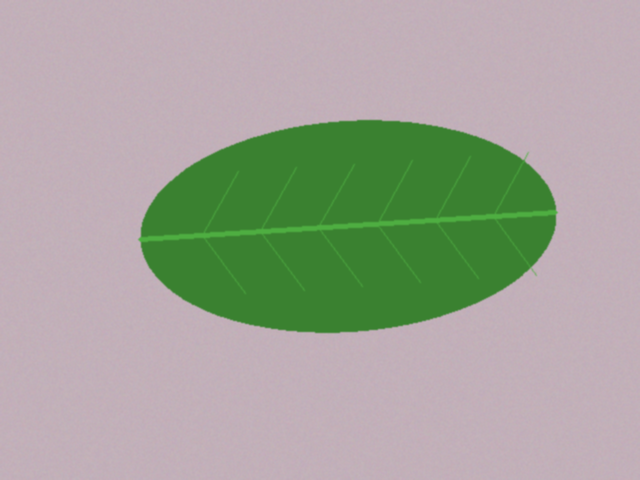
#> input picture data/sintetis/bersih/teh_001.png, 640 x 480 px
$ python -i bercak.py   (imports and definitions only)
#> lines starting #> are read from the running program, lines starting #| are printed output that depends on the picture; after the words box and inside, x2 and y2 are one past the last pixel; in counts of white or black regions, pixels touching at a corner belong together
#> further down, picture is the input picture: shape (480, 640, 3); mean B, G, R 154, 165.5, 163.2
### src/utils_tepi.py
"""utils_tepi.py: fungsi bantu evaluasi deteksi tepi dan morfologi (P5-P6 SIMUTEH)."""
import cv2
import numpy as np


# [27 lines left out: functions tepi_acuan, skor_tepi, iou, not called in this run]


def mask_daun_awal(img_bgr):
    """Mask daun sementara: ambang Otsu pada kanal saturasi (dibahas tuntas di P7)."""
    s = cv2.cvtColor(img_bgr, cv2.COLOR_BGR2HSV)[:, :, 1]
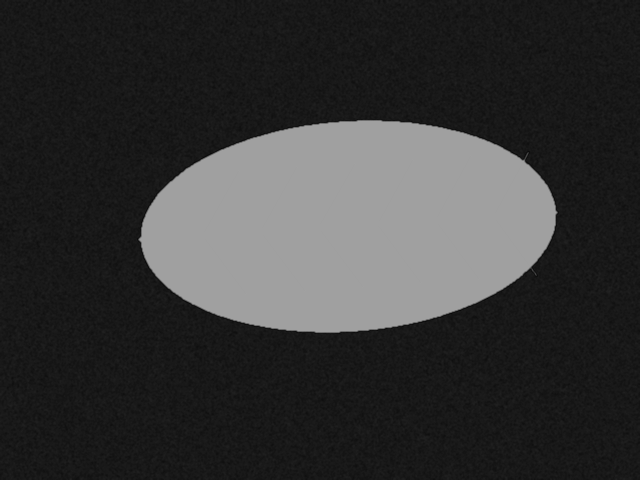
#> s: shape (480, 640); min 8, max 161, mean 54.1
    _, m = cv2.threshold(s, 0, 255, cv2.THRESH_BINARY + cv2.THRESH_OTSU)
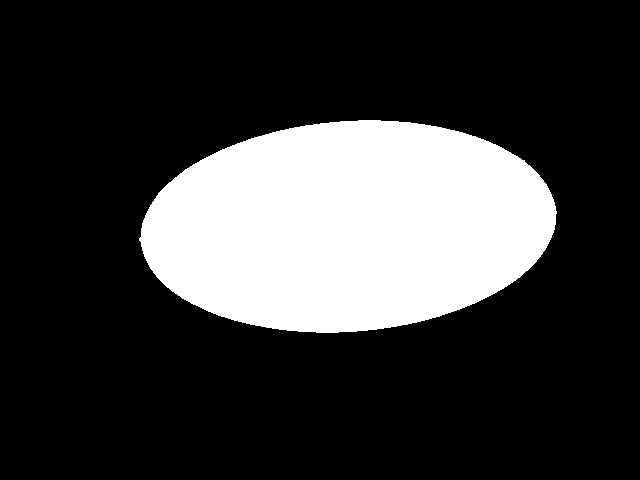
#> m: shape (480, 640); 22.4% white; 1 white region, box (x1, y1, x2, y2) and area: (139, 120, 557, 333) 68785
    return m


def bercak_awal(img_bgr, mask_daun, kanal=2, k=4.0):
    """Citra biner bercak sementara: piksel daun pada kanal terpilih yang lebih
    terang dari median daun + k x MAD (simpangan median absolut, dikali 1,4826).
    Median dan MAD dipakai karena tidak ikut terseret oleh bercak yang luas.
    Hasilnya sengaja masih kasar: memuat titik derau, potongan tulang daun,
    dan tepi daun yang harus dibersihkan dengan operasi morfologi (P6)."""
#> called with kanal = 2, k = 4
    c = img_bgr[:, :, kanal].astype(np.float32)
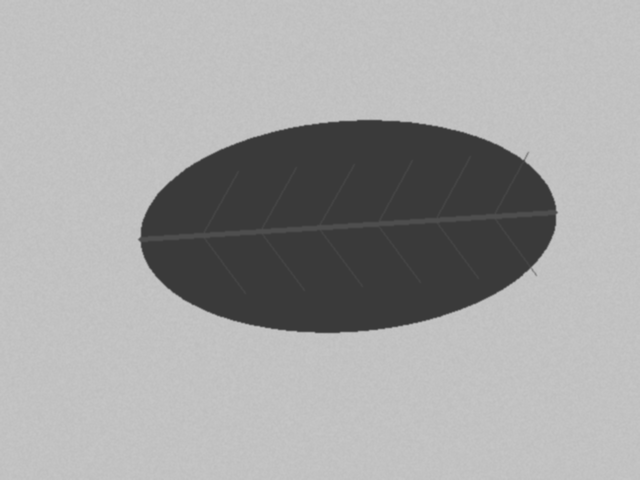
#> c: shape (480, 640) float32; min 58, max 198, mean 163.2
    m = mask_daun > 0
    med = np.median(c[m])
#> med = 58
    mad = 1.4826 * np.median(np.abs(c[m] - med))
#> mad = 0
    return (((c > med + k * mad) & m) * 255).astype(np.uint8)
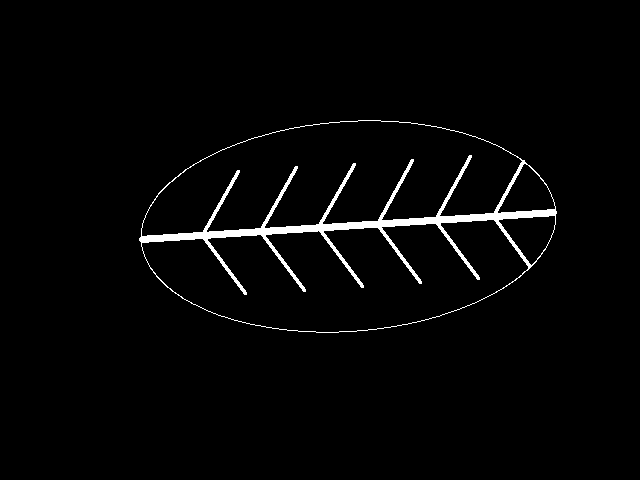
#> returned value: shape (480, 640); 2.3% white; 1 white region, box (x1, y1, x2, y2) and area: (139, 120, 557, 333) 6917

### src/bercak.py
"""bercak.py: analisis bercak SIMUTEH (dipakai ulang mulai P7)."""
import json
import cv2
import numpy as np
from utils_tepi import mask_daun_awal, bercak_awal

PARAM_BERCAK = {
    "kanal": 2,          # kanal terpilih (2 = R)
    "k": 4.0,            # ambang median + k x MAD
    "se_bentuk": "elips",# "elips", "persegi", "silang"
    "se_open": 5,        # ukuran SE opening (0 = tidak dipakai)
    "se_close": 5,       # ukuran SE closing (0 = tidak dipakai)
    "luas_min": 20,      # piksel
    "bulat_min": 0.5,
    "rasio_maks": 1.8,
    "batas_ringan": 0.1, # persen bercak minimum kelas Ringan
    "batas_berat": 2.0,  # persen bercak minimum kelas Berat
    "mm_per_px": 0.4375,
}

_BENTUK = {
    "elips": cv2.MORPH_ELLIPSE,
    "persegi": cv2.MORPH_RECT,
    "silang": cv2.MORPH_CROSS
}

def _se(p, uk):
    return cv2.getStructuringElement(_BENTUK[p["se_bentuk"]], (uk, uk))

def bersihkan(biner, p):
    """Opening membuang titik derau dan potongan tipis; closing menutup celah."""
    # TODO 1
    if p["se_open"] > 0:
        biner = cv2.morphologyEx(biner, cv2.MORPH_OPEN, _se(p, p["se_open"]))
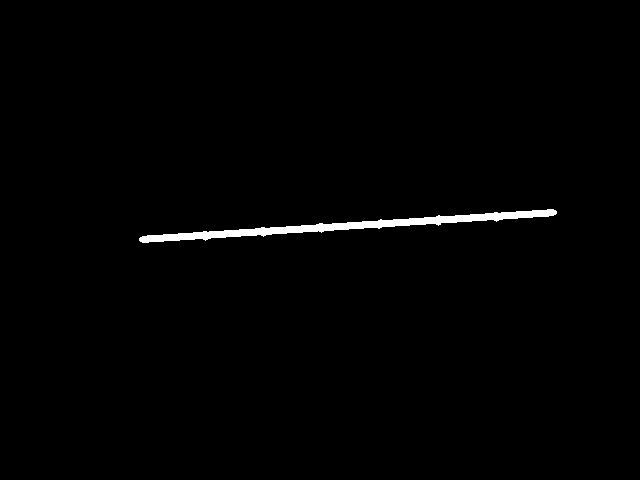
#> biner: shape (480, 640); 0.98% white; 1 white region, box (x1, y1, x2, y2) and area: (139, 209, 557, 243) 3017

    # TODO 2
    if p["se_close"] > 0:
        biner = cv2.morphologyEx(biner, cv2.MORPH_CLOSE, _se(p, p["se_close"]))
#> biner: shape (480, 640); 0.98% white; 1 white region, box (x1, y1, x2, y2) and area: (139, 209, 557, 243) 3019

    return biner

def ukur_dan_saring(biner, p):
    """Mengembalikan mask bercak tersaring dan daftar ukuran setiap bercak."""
    # TODO 3
    n, lbl, st, cen = cv2.connectedComponentsWithStats(
        (biner > 0).astype(np.uint8),
        connectivity=8
    )
#> n = 2; st = [[0, 0, 640, 480, 304181], [139, 209, 418, 34, 3019]]; cen = [[319.2, 239.6], [347.6, 225.5]]

    keluar, daftar = np.zeros_like(biner), []
#> daftar = []

    # TODO 4 & 5
    for i in range(1, n):
        kontur, _ = cv2.findContours(
            (lbl == i).astype(np.uint8),
            cv2.RETR_EXTERNAL,
            cv2.CHAIN_APPROX_NONE
        )

        if not kontur:
            continue

        A = int(st[i, cv2.CC_STAT_AREA])
        keliling = cv2.arcLength(kontur[0], True)
        kebulatan = 0.0 if keliling == 0 else 4 * np.pi * A / keliling ** 2

        w, h = cv2.minAreaRect(kontur[0])[1]
        rasio = max(w, h) / max(min(w, h), 1)

        if (A >= p["luas_min"]) and (kebulatan >= p["bulat_min"]) and (rasio <= p["rasio_maks"]):
            keluar[lbl == i] = 255

            daftar.append({
                "label": i,
                "luas_px": A,
                "luas_mm2": round(A * p["mm_per_px"] ** 2, 2),
                "keliling_px": round(keliling, 1),
                "kebulatan": round(kebulatan, 2),
                "rasio_aspek": round(rasio, 2),
                "cx": int(cen[i][0]),
                "cy": int(cen[i][1])
            })
#> this loop made 1 pass
#> (A, keliling, kebulatan, w, h, rasio) on pass 1: (3019, 877.8, 0.0492, 418, 9.98, 41.89)
#> keluar: shape (480, 640); every value is 0

    return keluar, daftar

def analisis_daun(img_praproses, p=None):
    """Masukan: citra BGR hasil praproses. Keluaran: kamus hasil analisis."""
    p = {**PARAM_BERCAK, **(p or {})}

    m_daun = mask_daun_awal(img_praproses)
    biner = bercak_awal(img_praproses, m_daun, kanal=p["kanal"], k=p["k"])
    m_bercak, daftar = ukur_dan_saring(bersihkan(biner, p), p)
#> daftar = []

    # TODO 6
    luas_daun = np.sum(m_daun > 0)
#> luas_daun = 68785
    luas_bercak = np.sum(m_bercak > 0)
#> luas_bercak = 0
    persen = (luas_bercak / luas_daun) * 100 if luas_daun > 0 else 0.0
#> persen = 0

    # TODO 7
    if persen >= p["batas_berat"]:
        kelas = "Bercak Berat"
    elif persen >= p["batas_ringan"]:
        kelas = "Bercak Ringan"
    else:
        kelas = "Sehat"

    return {
        "mask_daun": m_daun,
        "mask_bercak": m_bercak,
        "jumlah_bercak": len(daftar),
        "persen_bercak": round(float(persen), 3),
        "kelas": kelas,
        "bercak": daftar
    }

def simpan_param(p, path="../hasil/param_bercak.json"):
    with open(path, "w") as f:
        json.dump({**PARAM_BERCAK, **p}, f, indent=2)

>>> import cv2
>>> picture = cv2.imread('../data/sintetis/bersih/teh_001.png')
>>> result = analisis_daun(picture)
#> result = 6 items

$ run again, on data/sintetis/bersih/teh_002.png
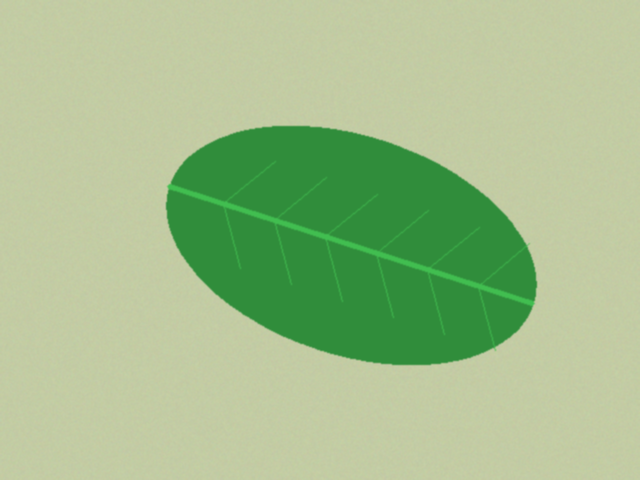
#> input picture data/sintetis/bersih/teh_002.png, 640 x 480 px
#> picture is the input picture: shape (480, 640, 3); mean B, G, R 141.3, 190.5, 163.3
#> in bercak_awal, `c = img_bgr[:, :, kanal].astype(np.float32)`:
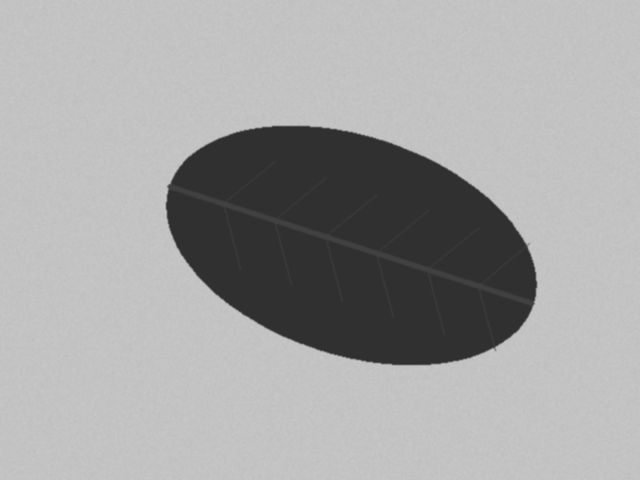
#> c: shape (480, 640) float32; min 48, max 199, mean 163.3
#> med = 48
#> mad = 0
#> in bersihkan, `biner = cv2.morphologyEx(biner, cv2.MORPH_OPEN, _se(p, p["se_open"]))`:
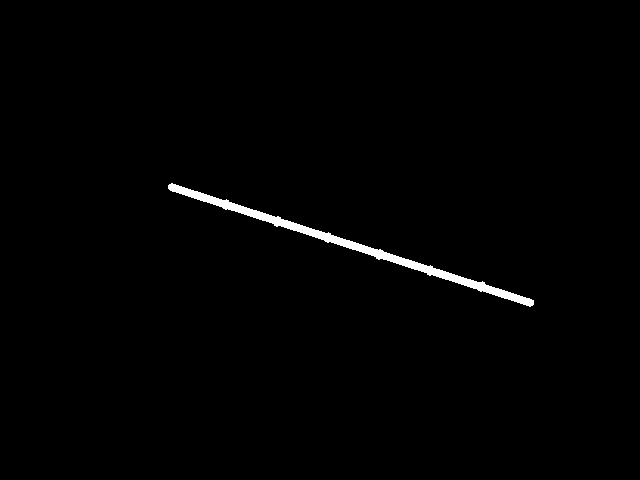
#> biner: shape (480, 640); 0.98% white; 1 white region, box (x1, y1, x2, y2) and area: (168, 183, 534, 307) 3009
#> lbl: shape (480, 640) int32; values 0 (black) and 1 (white), 0.98% white; 1 white region, box (x1, y1, x2, y2) and area: (168, 183, 534, 307) 3019
#> n = 2; st = [[0, 0, 640, 480, 304181], [168, 183, 366, 124, 3019]]; cen = [[319.2, 239.4], [350.7, 244.6]]
#> the loop in ukur_dan_saring, `for i in range(1, n):` made 1 pass
#> (A, keliling, kebulatan, w, h, rasio) on pass 1: (3019, 847.7, 0.0528, 10.77, 383.9, 35.63)
#> in analisis_daun, `m_bercak, daftar = ukur_dan_saring(bersihkan(biner, p), p)`: daftar = []
#> luas_daun = 65551
#> luas_bercak = 0
#> result = 6 items

$ run again, on data/sintetis/bersih/teh_004.png
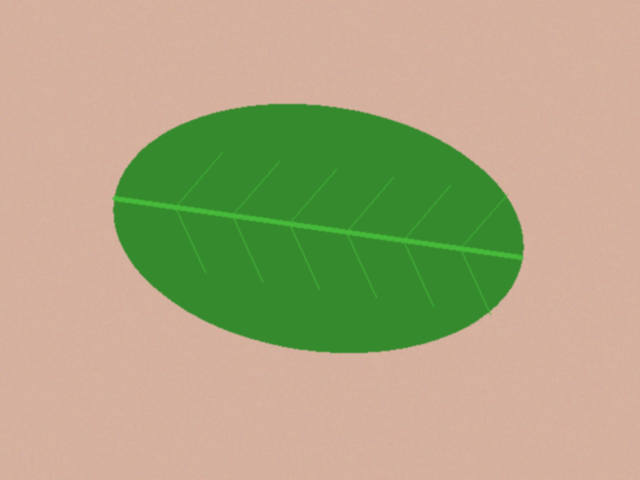
#> input picture data/sintetis/bersih/teh_004.png, 640 x 480 px
#> picture is the input picture: shape (480, 640, 3); mean B, G, R 129.1, 167, 171.9
#> in bercak_awal, `c = img_bgr[:, :, kanal].astype(np.float32)`:
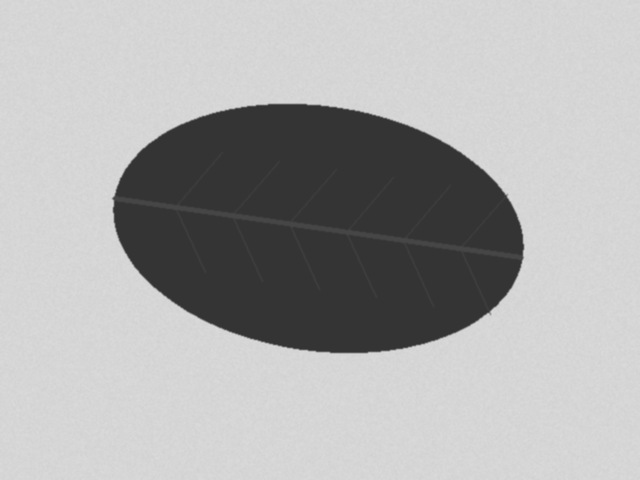
#> c: shape (480, 640) float32; min 52, max 218, mean 171.9
#> med = 52
#> mad = 0
#> in bersihkan, `biner = cv2.morphologyEx(biner, cv2.MORPH_OPEN, _se(p, p["se_open"]))`:
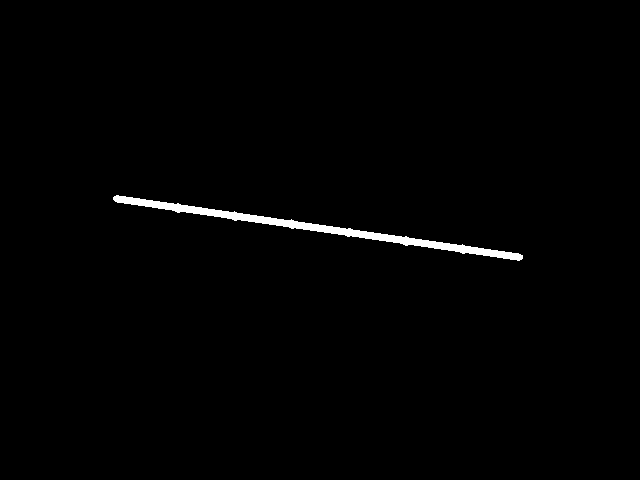
#> biner: shape (480, 640); 0.98% white; 1 white region, box (x1, y1, x2, y2) and area: (113, 195, 523, 261) 3004
#> n = 2; st = [[0, 0, 640, 480, 304196], [113, 195, 410, 66, 3004]]; cen = [[319.5, 239.6], [317.5, 227.5]]
#> the loop in ukur_dan_saring, `for i in range(1, n):` made 1 pass
#> (A, keliling, kebulatan, w, h, rasio) on pass 1: (3004, 884.7, 0.0482, 9.4, 413.5, 43.98)
#> in analisis_daun, `m_bercak, daftar = ukur_dan_saring(bersihkan(biner, p), p)`: daftar = []
#> luas_daun = 79110
#> luas_bercak = 0
#> result = 6 items
